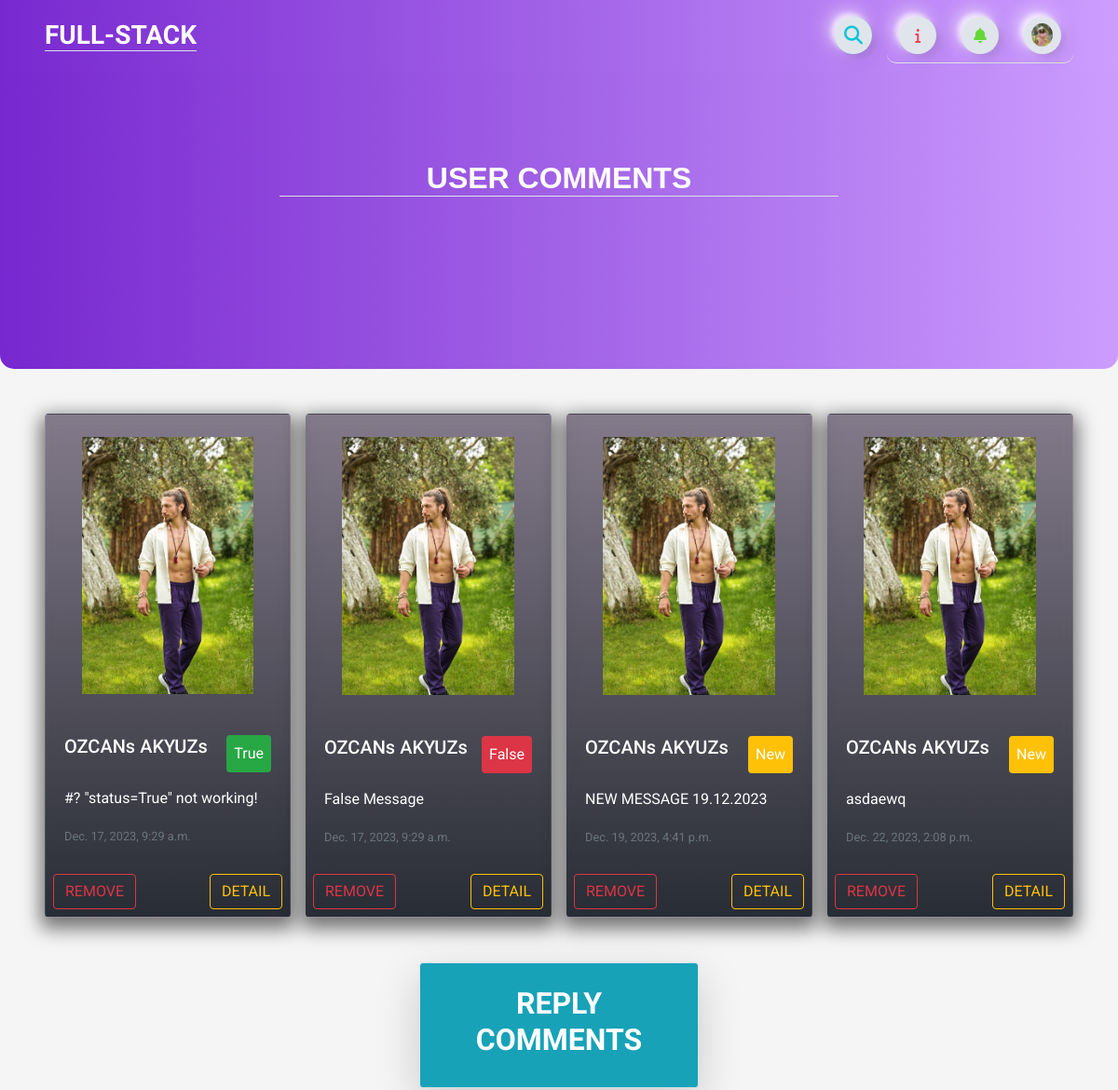
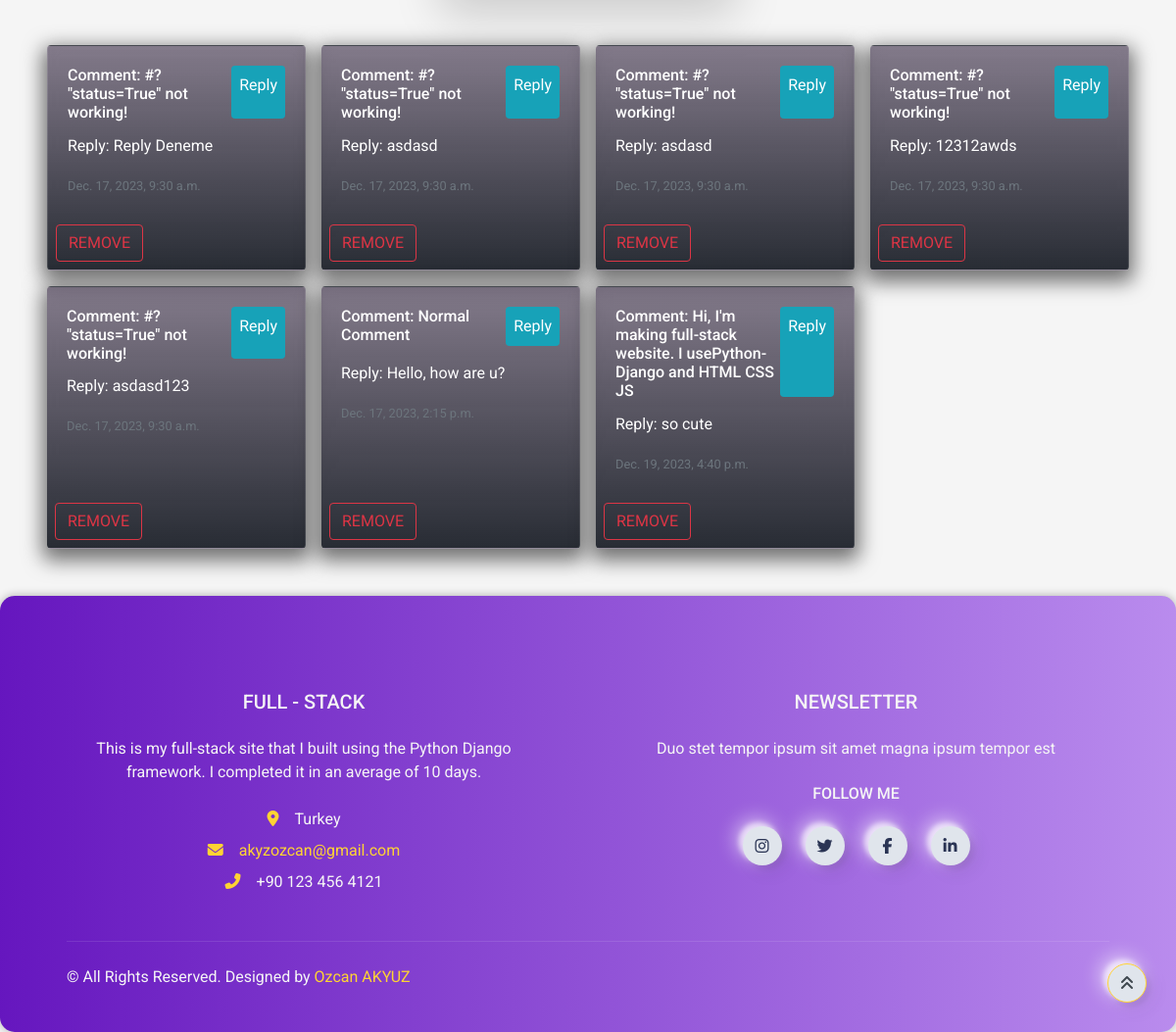
/user/comments/ (signed in), run on the app's committed database (2 pictures, top to bottom).
### home/models.py (models this page shows, shortened)
class UserProfile(models.Model):
    user = models.OneToOneField(User, on_delete=models.CASCADE)
    phone = models.CharField(blank=True, max_length=20)
    address = models.CharField(blank=True, max_length=150)
    city = models.CharField(blank=True, max_length=20)
    country = models.CharField(blank=True, max_length=50)
    image = models.ImageField(blank=True, upload_to='images/users/')
    def image_tag(self):
        return mark_safe('<img src="{}" height="50"/>'.format(self.image.url))
    image_tag.short_description = 'Image'

class Comment(models.Model):
    STATUS = (('New', 'New'),('True', 'True'),('False', 'False'))
    post=models.ForeignKey(Post,on_delete=models.CASCADE)
    user = models.ForeignKey(User, on_delete=models.CASCADE)
    comment = models.CharField(max_length=250,blank=False)
    ip = models.CharField(max_length=20, blank=True)
    status = models.CharField(max_length=5, choices=STATUS, default='New')
    create_at=models.DateTimeField(auto_now_add=True)
    update_at=models.DateTimeField(auto_now=True)
    def __str__(self):
        return self.comment

class Post(models.Model):
    STATUS = (('New', 'New'),('True', 'True'),('False', 'False'))
    id = models.AutoField(primary_key=True)
    title = models.CharField(max_length=200)
    user = models.ForeignKey(User, on_delete=models.CASCADE)
    content = models.TextField()
    create_at = models.DateTimeField(auto_now_add=True)
    status = models.CharField(max_length=5, choices=STATUS, default='New')
    image = models.ImageField(upload_to='images/')
    def image_tag(self):
        if self.image:
            return mark_safe('<img src="%s" width="50" height="50" />' % self.image.url)
        return None
    image_tag.short_description = 'Image Preview'

class ReplyComment(models.Model):
    STATUS = (('New', 'New'),('True', 'True'),('False', 'False'))
    comment=models.ForeignKey(Comment,on_delete=models.CASCADE)
    user = models.ForeignKey(User, on_delete=models.CASCADE, null=True)
    repcomment = models.CharField(max_length=250,blank=False)
    ip = models.CharField(max_length=20, blank=True)
    status = models.CharField(max_length=5, choices=STATUS, default='New')
    create_at = models.DateTimeField(auto_now_add=True)
    update_at=models.DateTimeField(auto_now=True)

### user/views.py (the view)
# urls.py: path('comments/', views.user_comments, name='user_comments'),
@login_required(login_url='/login')
def user_comments(request):
    current_user = request.user
    profile = UserProfile.objects.get(user_id = current_user.pk)
    comments = Comment.objects.filter(user_id = current_user.id)
    repcomments = ReplyComment.objects.filter(user_id = current_user.id)
    context = {'comments': comments,
               'repcomments': repcomments,
               'profile': profile,
               'page': 'USER COMMENTS',}
    return render(request, 'user_comments.html', context)

### user/templates/user_comments.html (shortened to what this page needs)
{% extends "base.html" %}
{% load static %}
{% block body %}
<header>
    <div class="header m-auto">
        <div class="container" style="position: relative;">
            <h2 class="text-light px-2 m-auto border-bottom" id="navbar-text">USER COMMENTS</h2>
        </div>
    </div>
</header>
<div class="card-group mx-5 mt-5" style="gap: 1rem; position: static !important;">
    {% for comment in comments %}
      <div class="card align-items-center rounded">
        <img src="{{ comment.post.image.url }}" class="card-img-top py-4 w-75" alt="...">
        <div class="card-body w-100">
            <div class="d-flex flex-row-reverse justify-content-between">
                <p class="card-text p-2 rounded
                    {% if comment.status == 'True' %}
                    bg-success
                    {% elif comment.status == 'New' %}
                    bg-warning
                    {% else %}
                    bg-danger
                    {% endif %}">
                    {{ comment.status }}
                </p>
                <h5 class="card-title">{{ comment.user.get_full_name }}</h5>
            </div>
          <p class="card-text">{{ comment.comment }}</p>
          <p class="card-text"><small class="text-muted">{{ comment.create_at }}</small></p>
        </div>
        <div class="text-right w-100 p-2">
          <a class="btn btn-outline-warning rounded align-items-center hidden-arrow" href="/post_detail/{{ comment.post.id }}">DETAIL</a>
          <a href="/user/deletecomment/{{ comment.id }}" onclick="return confirm('Will be Delete ! Are you sure?')"><button class="btn btn-outline-danger rounded float-left">REMOVE</button></a>
        </div>
      </div>
    {% endfor %}
  </div>
<div class="text-center shadow-lg rounded border w-25 p-4 m-auto bg-info" style="margin-top: 3rem !important;">
  <h2 class="text-light">REPLY COMMENTS</h2>
</div>
<div class="card-group mx-5 mt-5" style="gap: 1rem; position: static !important;">
  {% for comment in repcomments %}
  <div class="card align-items-center rounded">
    <div class="card-body w-100">
        <div class="d-flex flex-row-reverse justify-content-between">
          <p class="p-2 rounded bg-info">Reply</p>
            <h6 class="card-title">Comment: {{ comment.comment }}</h6>
        </div>
      <p class="card-text">Reply: {{ comment.repcomment }}</p>
      <p class="card-text"><small class="text-muted">{{ comment.create_at }}</small></p>
    </div>
    <div class="text-right w-100 p-2">
      <a href="/user/deletecomment/{{ comment.id }}" onclick="return confirm('Will be Delete ! Are you sure?')"><button class="btn btn-outline-danger rounded float-left">REMOVE</button></a>
    </div>
  </div>
  {% endfor %}
</div>
{% endblock  %}

### home/templates/navbar.html (shortened to what this page needs)
{% load static %}
{% load active_link_tags %}
{% block body %}
<nav class="navbar navbar-expand bg-light gradient-custom px-5">
    <div class="container-fluid" id="full-stack">
        <div class="collapse navbar-collapse" id="navbarSupportedContent">
            <a class="navbar-brand mt-2 mt-lg-0" href="/" style="margin-right: 0">
                <h3 class="pt-1 mb-1 text-light border-bottom">FULL-STACK</h3>
            </a>
        </div>
    <form action="{% url 'search' %}" method="POST">
        <div class="search-box">
            <button class="btn btnnavbar btn-search" type="button"><i class="fas fa-search"></i></button>
        </div>
    </form>
    <div class="d-flex align-items-center frame-right border-bottom">
        {% with request.resolver_match.url_name as url_name %}
                <a class="text-reset me-3 btn btnnavbar" id="information" href="#" type="button"
                {% if url_name == 'index' %}
                    onclick="homeInfo()"
                {% elif url_name == 'post_detail' %}
                    onclick="detailInfo()"
                {% elif url_name == 'search' %}
                    onclick="searchInfo()"
                {% else %}
                {% endif %}>
                    <i class="fa-solid fa-info" style="color:#ee4056;"></i>
                </a>
        {% endwith %}
            <div class="dropdownnotif">
                <a class="text-reset me-3 dropbtnnotif hidden-arrow btn btnnavbar" href="#" onclick="myFunctionNotif()" id="navbarDropdownMenuLink" role="button" data-mdb-toggle="dropdown" aria-expanded="false">
                    <i class="fas fa-bell" style="color:#65d838;"></i>
                </a>
            </div>
            {%  if user.id is not None %}
            <div class="dropdown" id="login-signup">
                <a class="dropbtn d-flex align-items-center hidden-arrow btnnavbar" href="#" onclick="myFunction()" id="navbarDropdownMenuAvatar" role="button" data-mdb-toggle="dropdown" aria-expanded="false">
                    {% if profile.image %}
                    <img src="{{ profile.image.url }}" class="rounded-circle" height="25" alt="Black and White Portrait of a Man" loading="lazy" />
                    {% else %}
                    <img src="" class="rounded-circle" height="25" alt="Black and White Portrait of a Man" loading="lazy" alt="NO PHOTO!" />
                    {% endif %}
                </a>
            </div>
            {% else %}
            <div class="dropdown" id="login-signup">
                <a class="dropbtn d-flex align-items-center hidden-arrow btnnavbar" href="#" id="navbarDropdownMenuAvatar" type="button" data-toggle="modal" data-target="#containerlog">
                    <i class="fa-regular fa-user text-dark"></i>
                </a>
            </div>
            {% endif %}
        </div>
    </div>
</nav>
{% endblock %}

### home/static/css/main.css (style rules this page uses)
.gradient-custom { background: rgb(106, 17, 203); background: -webkit-linear-gradient(to right, rgba(106, 17, 203, 0.9), rgba(199, 147, 255, 0.9)); background: linear-gradient(to right, rgba(106, 17, 203, 0.9), rgba(199, 147, 255, 0.9)); }
.header { background: rgb(106, 17, 203); background: -webkit-linear-gradient(to right, rgba(106, 17, 203, 0.9), rgba(199, 147, 255, 0.9));; background: linear-gradient(to right, rgba(106, 17, 203, 0.9), rgba(199, 147, 255, 0.9));; height: 40vh; border-radius: 0 0 15px 15px; }
.frame-right { display: flex; flex-direction: row; justify-content: space-around; align-items: center; height: 60px; width: 200px; position: relative; transition: box-shadow 0.6s cubic-bezier(0.79,0.21,0.06,0.81); border-radius: 10px; }
.btnnavbar { height: 40px; width: 40px; border-radius: 150px; background: #e0e5ec; display: flex; flex-direction: column; justify-content: center; align-items: center; -webkit-tap-highlight-color:rgba(0,0,0,0); -webkit-tap-highlight-color:transparent; box-shadow: -7px -7px 20px #fff9, -4px -4px 5px 0px #fff9, 7px 7px 20px 0px #0001, 4px 4px 5px 0px #0001, inset 0px 0px 0px 0px #fff9, inset 0px 0px 0px 0px #0001, inset 0px 0px 0px 0px #fff9, inset 0px 0px 0px 0px #0001 ; transition: box-shadow 0.5s cubic-bezier(0.79,0.21,0.06,0.81); font-size: 16px; color: rgba(42,52,84,1); }
.dropbtn { color: white; padding: 16px; font-size: 16px; border: none; cursor: pointer; }
.dropdown { position: relative; display: inline-block; }
.dropdownnotif { position: relative; display: inline-block; }
.search-box { width: fit-content; height: fit-content; position: relative; margin-right: 1rem; }
.btn-search { width: 40px; height: 40px; border-style: none; font-size: 20px; font-weight: bold; outline: none; cursor: pointer; position: absolute; right: 0px; color:#0bc6d7 ; pointer-events: painted; border-radius: 150px; -webkit-tap-highlight-color:rgba(0,0,0,0); -webkit-tap-highlight-color:transparent; box-shadow: -7px -7px 20px #fff9, -4px -4px 5px 0px #fff9, 7px 7px 20px 0px #0001, 4px 4px 5px 0px #0001, inset 0px 0px 0px 0px #fff9, inset 0px 0px 0px 0px #0001, inset 0px 0px 0px 0px #fff9, inset 0px 0px 0px 0px #0001 ; transition: box-shadow 0.5s cubic-bezier(0.79,0.21,0.06,0.81); text-decoration: none; }
div > img { max-width: 12rem; }
.card-group img { border-radius: .5rem; max-width: 70%; }
.card-group .card-body .card-title { color: #fff; }
.card-group { position: relative; bottom: 6rem; display: grid; grid-template-columns: repeat(4,1fr); color: #fff; }
#navbar-text { align-items: center; text-align: center; font-family: 'Quicksand', sans-serif; top: 6rem; position: relative; margin: auto; max-width: 54%; }

### data on the page
UserProfile: image (picture)
Comment: post.image (picture), status "True", user.get_full_name "OZCANs AKYUZs", comment "#? \"status=True\" not working!", create_at "Dec. 17, 2023, 9:29 a.m."
Comment: post.image (picture), status "False", user.get_full_name "OZCANs AKYUZs", comment "False Message", create_at "Dec. 17, 2023, 9:29 a.m."
Comment: post.image (picture), status "New", user.get_full_name "OZCANs AKYUZs", comment "NEW MESSAGE 19.12.2023", create_at "Dec. 19, 2023, 4:41 p.m."
Comment: post.image (picture), status "New", user.get_full_name "OZCANs AKYUZs", comment "asdaewq", create_at "Dec. 22, 2023, 2:08 p.m."
ReplyComment: comment "#? \"status=True\" not working!", repcomment "Reply Deneme", create_at "Dec. 17, 2023, 9:30 a.m."
ReplyComment: comment "#? \"status=True\" not working!", repcomment "asdasd", create_at "Dec. 17, 2023, 9:30 a.m."
ReplyComment: comment "#? \"status=True\" not working!", repcomment "asdasd", create_at "Dec. 17, 2023, 9:30 a.m."
ReplyComment: comment "#? \"status=True\" not working!", repcomment "12312awds", create_at "Dec. 17, 2023, 9:30 a.m."
ReplyComment: comment "#? \"status=True\" not working!", repcomment "asdasd123", create_at "Dec. 17, 2023, 9:30 a.m."
ReplyComment: comment "Normal Comment", repcomment "Hello, how are u?", create_at "Dec. 17, 2023, 2:15 p.m."
ReplyComment: comment "Hi, I'm making full-stack website. I usePython-Django and HTML CSS JS", repcomment "so cute", create_at "Dec. 19, 2023, 4:40 p.m."
